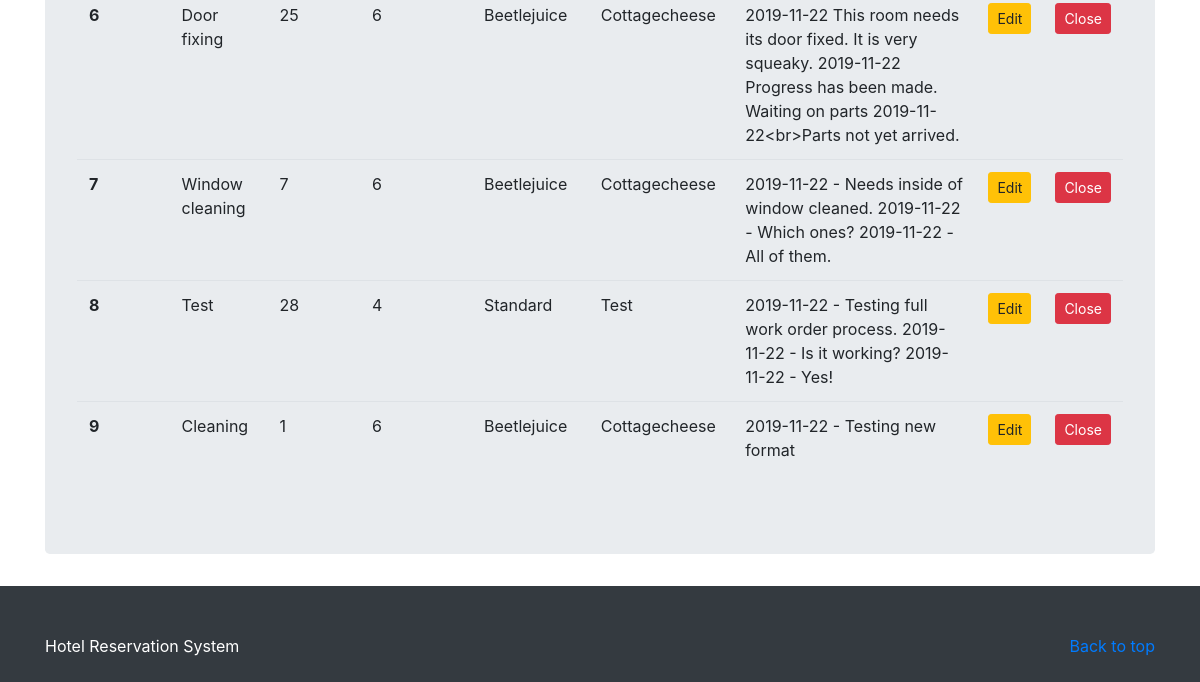
/view_work_orders (signed in, lower part), run on an earlier commit of the app's database.
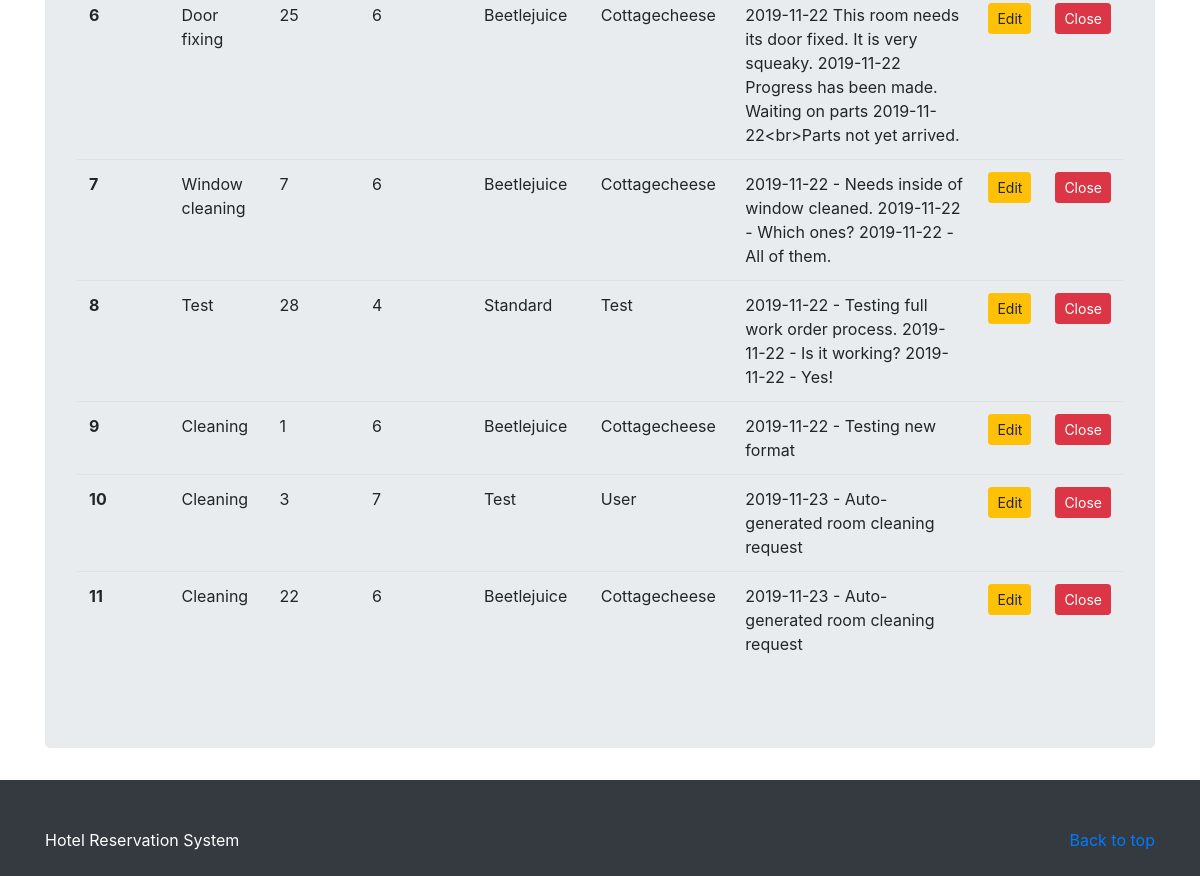
And on a later commit of the database.
### hotel_system/models.py (models this page shows, shortened)
class WorkOrder(db.Model):
    order_number = db.Column(db.Integer, nullable = False, primary_key=True)
    type = db.Column(db.String(20), nullable=False)
    room_num = db.Column(db.Integer, nullable=False)
    employee_id = db.Column(db.Integer, nullable=False)
    comments = db.Column(db.Text)

class Employee(db.Model, UserMixin):
    id = db.Column(db.Integer, primary_key=True)
    first_name = db.Column(db.String(120), nullable = False)
    last_name = db.Column(db.String(120), nullable = False)
    email = db.Column(db.String(120), unique = True, nullable = False)
    password = db.Column(db.String(120), nullable = False)
    admin_flag = db.Column(db.Boolean, nullable = False)

### hotel_system/routes.py (the view, shortened to what this page needs)
@app.route('/view_work_orders', methods=['GET', 'POST'])
@login_required
def view_work_orders():
    form = ViewWorkOrderForm()
    orders = db.session.query(WorkOrder, Employee).join(Employee, WorkOrder.employee_id == Employee.id).all()
    return render_template('view_work_orders.html', title="Work Orders", form=form, work_orders=orders)

### hotel_system/models.py (called while the page is built)
@login_manager.user_loader
def load_employee(employee_id):
    return Employee.query.get(int(employee_id))

### hotel_system/templates/view_work_orders.html (shortened to what this page needs)
{% extends "layout.html" %}
{% block content %}
<body>
    <main role="main">
        <div class="container"><br>
             <div class="jumbotron center">
         		<br><br>
                <table class="table table-hover" id="work_orders">
                      <tbody>
                      {% for order in work_orders %}
                        <tr>
                          <th scope="row">{{ order[0].order_number }}</th>
                          <td>{{ order[0].type }}</td>
                          <td>{{ order[0].room_num }}</td>
                          <td>{{ order[0].employee_id }}</td>
                          <td>{{ order[1].first_name }}</td>
                          <td>{{ order[1].last_name }}</td>
                          <td>{{ order[0].comments }}</td>
                          <td><a href="{{ url_for('edit_work_order', work_order=order[0].order_number) }}" class="btn btn-sm btn-rounded btn-warning">Edit</a></td>
                          <td><a href="{{ url_for('delete_work_order', work_order=order[0].order_number) }}" class="btn btn-sm btn-rounded btn-danger">Close</a></td>
                        </tr>
                      {% endfor %}
                      </tbody>
                </table>
         	</div>
        </div>
    </main>
</body>
{% endblock %}

What changed in the data, as far as the page shows it:
added WorkOrder: order_number "10", type "Cleaning", room_num "3", employee "7", first_name "Test", last_name "User", comments "2019-11-23 - Auto-generated room cleaning request"
added WorkOrder: order_number "11", type "Cleaning", room_num "22", employee "6", first_name "Beetlejuice", last_name "Cottagecheese", comments "2019-11-23 - Auto-generated room cleaning request"
